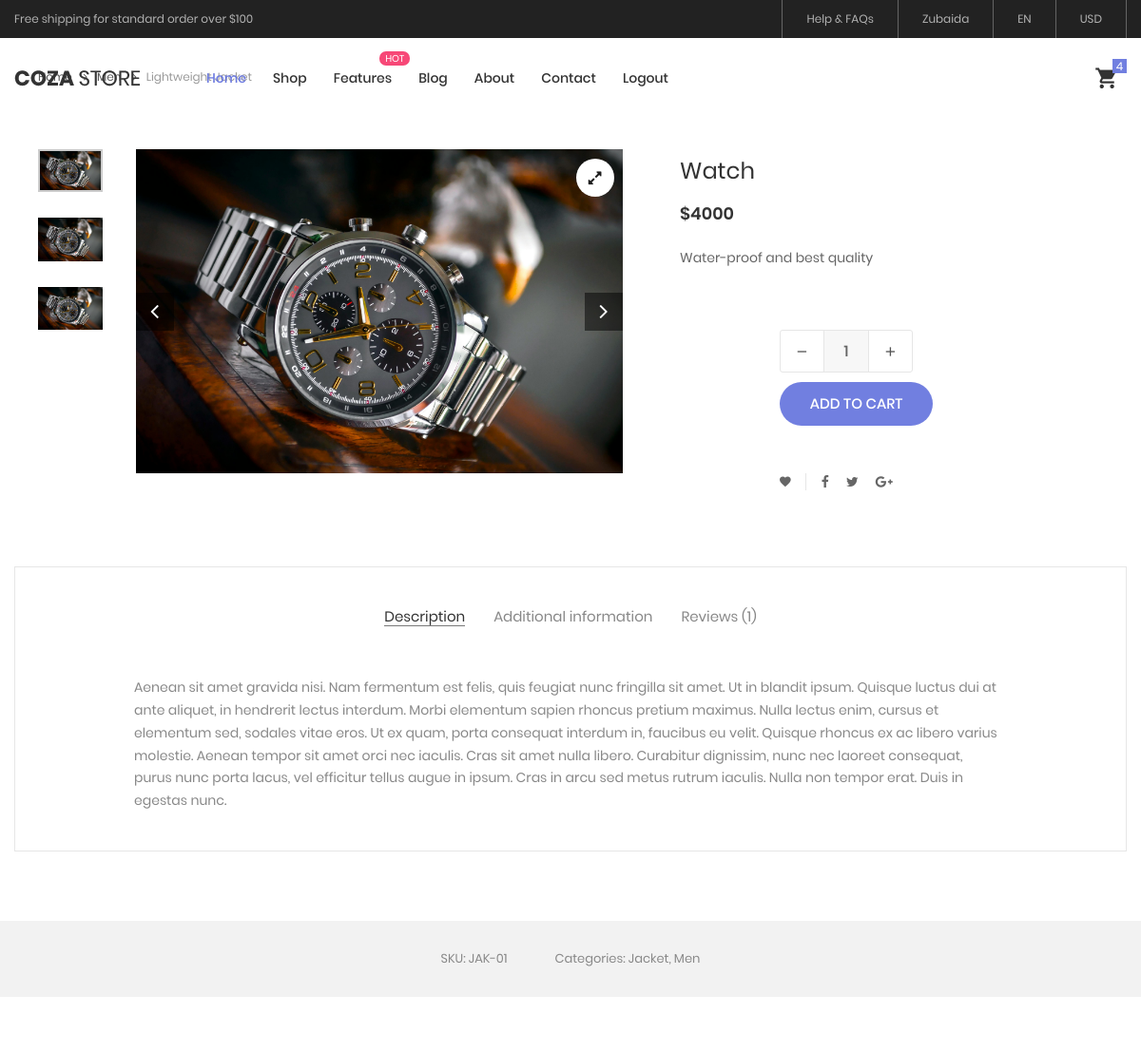
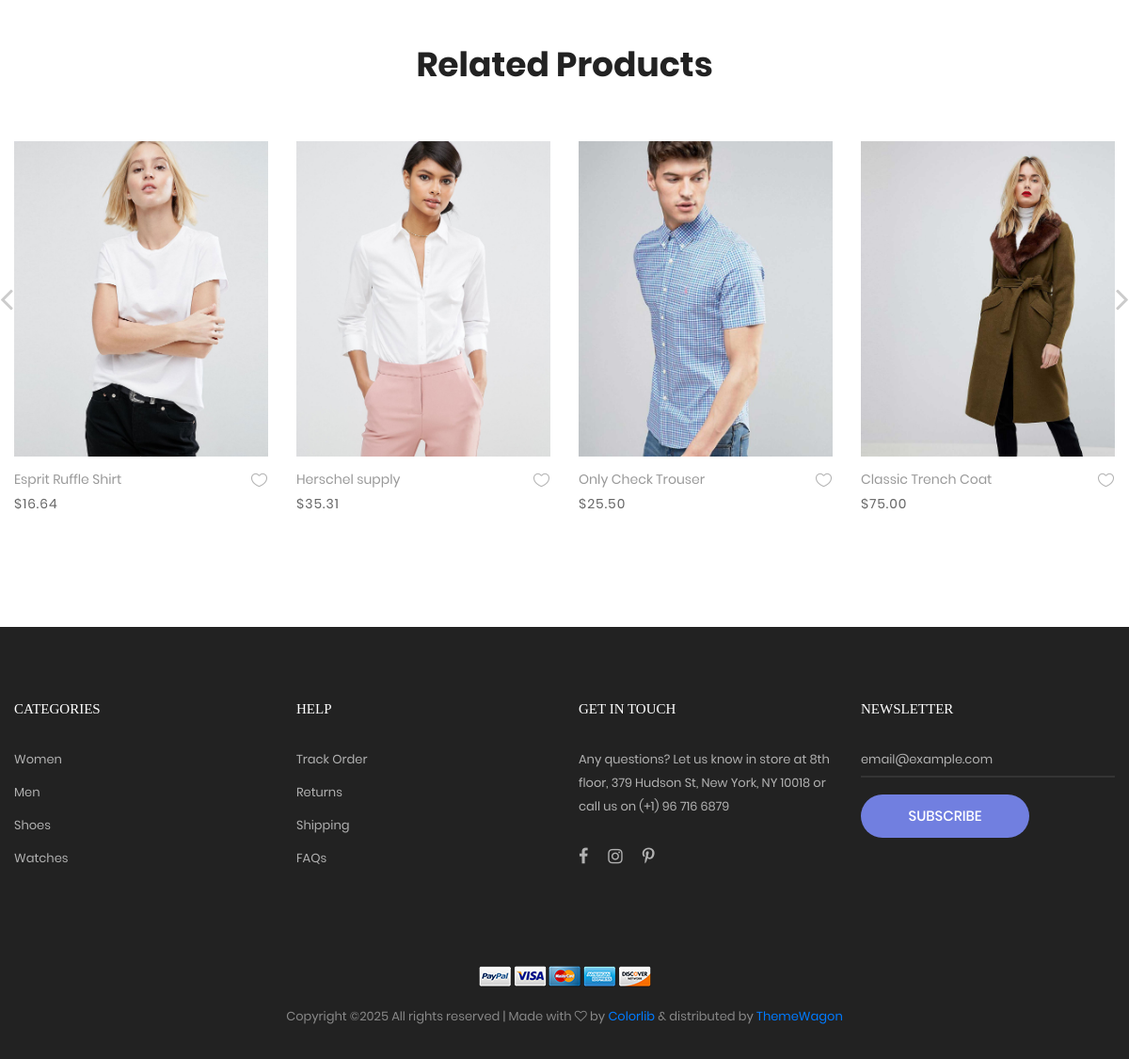
Screenshot of /product-detail.php?id=1 (signed in) with the database file from the repository (2 pictures, top to bottom).
### tables this page shows
CREATE TABLE `add_product` (
  `p_id` int(11) NOT NULL,
  `p_name` varchar(20) DEFAULT NULL,
  `p_description` varchar(50) DEFAULT NULL,
  `p_qty` int(11) DEFAULT NULL,
  `p_price` int(11) DEFAULT NULL,
  `cat_id` int(11) DEFAULT NULL,
  `p_image` text DEFAULT NULL
);

### product-detail.php (the view, shortened to what this page needs)
<?php
include "header.php";
?>
	<div class="container">
		<div class="bread-crumb flex-w p-l-25 p-r-15 p-t-30 p-lr-0-lg">
			<a href="index.html" class="stext-109 cl8 hov-cl1 trans-04">
			</a>
			<a href="product.html" class="stext-109 cl8 hov-cl1 trans-04">
			</a>
			<span class="stext-109 cl4">
				Lightweight Jacket
			</span>
		</div>
	</div>
	<?php
	if(isset($_GET['id'])){
		$fetctproduct = mysqli_query($con, "SELECT * FROM add_product WHERE p_id = '".$_GET['id']."'");
		$data = mysqli_fetch_assoc($fetctproduct);
		?>
		<form action="code.php" method="POST">
	<section class="sec-product-detail bg0 p-t-65 p-b-60">
		<div class="container">
			<div class="row">
				<div class="col-md-6 col-lg-7 p-b-30">
					<div class="p-l-25 p-r-30 p-lr-0-lg">
						<div class="wrap-slick3 flex-sb flex-w">
							<div class="wrap-slick3-dots"></div>
							<div class="slick3 gallery-lb">
								<div class="item-slick3" data-thumb="image/<?php echo $data['p_image'];?>">
									<div class="wrap-pic-w pos-relative">
										<img src="image/<?php echo $data['p_image'];?>" alt="IMG-PRODUCT">
										<a class="flex-c-m size-108 how-pos1 bor0 fs-16 cl10 bg0 hov-btn3 trans-04" href="images/product-detail-01.jpg">
											<i class="fa fa-expand"></i>
										</a>
									</div>
								</div>
							</div>
						</div>
					</div>
				</div>
				<div class="col-md-6 col-lg-5 p-b-30">
					<div class="p-r-50 p-t-5 p-lr-0-lg">
						<h4 class="mtext-105 cl2 js-name-detail p-b-14">
							<?php
							echo $data ['p_name'];
							?>
						</h4>
						<span class="mtext-106 cl2">
							<?php
							echo "$" .$data ['p_price'];
							?>
						</span>
						<p class="stext-102 cl3 p-t-23">
							<?php
							echo $data ['p_description'];
							?>
						</p>
						<div class="p-t-33">
							<div class="flex-w flex-r-m p-b-10">
							</div>
							<div class="flex-w flex-r-m p-b-10">
							</div>
							<div class="flex-w flex-r-m p-b-10">
								<div class="size-204 flex-w flex-m respon6-next">
									<div class="wrap-num-product flex-w m-r-20 m-tb-10">
										<div class="btn-num-product-down cl8 hov-btn3 trans-04 flex-c-m">
											<i class="fs-16 zmdi zmdi-minus"></i>
										</div>
										<input class="mtext-104 cl3 txt-center num-product" type="number" name="p_qty" value="1">
										<div class="btn-num-product-up cl8 hov-btn3 trans-04 flex-c-m">
											<i class="fs-16 zmdi zmdi-plus"></i>
										</div>
									</div>
									<?php
									if(isset($_SESSION['user_id'])){
									?>
									<button class="flex-c-m stext-101 cl0 size-101 bg1 bor1 hov-btn1 p-lr-15 trans-04 js-addcart-detail" name="add_to_cart">
										Add to cart
									</button>
									<?php
									}
									else{
										?>
										<a href="login.php" class="flex-c-m stext-101 cl0 size-101 bg1 bor1 hov-btn1 p-lr-15 trans-04 js-addcart-detail">
										Add to cart
									</a>
									<?php
									}
									?>
								</div>
							</div>
						</div>
						<div class="flex-w flex-m p-l-100 p-t-40 respon7">
							<div class="flex-m bor9 p-r-10 m-r-11">
								<a href="#" class="fs-14 cl3 hov-cl1 trans-04 lh-10 p-lr-5 p-tb-2 js-addwish-detail tooltip100" data-tooltip="Add to Wishlist">
									<i class="zmdi zmdi-favorite"></i>
								</a>
							</div>
							<a href="#" class="fs-14 cl3 hov-cl1 trans-04 lh-10 p-lr-5 p-tb-2 m-r-8 tooltip100" data-tooltip="Facebook">
								<i class="fa fa-facebook"></i>
							</a>
							<a href="#" class="fs-14 cl3 hov-cl1 trans-04 lh-10 p-lr-5 p-tb-2 m-r-8 tooltip100" data-tooltip="Twitter">
								<i class="fa fa-twitter"></i>
							</a>
							<a href="#" class="fs-14 cl3 hov-cl1 trans-04 lh-10 p-lr-5 p-tb-2 m-r-8 tooltip100" data-tooltip="Google Plus">
								<i class="fa fa-google-plus"></i>
							</a>
						</div>
					</div>
				</div>
			</div>
			<div class="bor10 m-t-50 p-t-43 p-b-40">
				<div class="tab01">
					<ul class="nav nav-tabs" role="tablist">
						<li class="nav-item p-b-10">
							<a class="nav-link active" data-toggle="tab" href="#description" role="tab">Description</a>
						</li>
						<li class="nav-item p-b-10">
							<a class="nav-link" data-toggle="tab" href="#information" role="tab">Additional information</a>
						</li>
						<li class="nav-item p-b-10">
							<a class="nav-link" data-toggle="tab" href="#reviews" role="tab">Reviews (1)</a>
						</li>
					</ul>
					<div class="tab-content p-t-43">
						<div class="tab-pane fade show active" id="description" role="tabpanel">
							<div class="how-pos2 p-lr-15-md">
								<p class="stext-102 cl6">
									Aenean sit amet gravida nisi. Nam fermentum est felis, quis feugiat nunc fringilla sit amet. Ut in blandit ipsum. Quisque luctus dui at ante aliquet, in hendrerit lectus interdum. Morbi elementum sapien rhoncus pretium maximus. Nulla lectus enim, cursus et elementum sed, sodales vitae eros. Ut ex quam, porta consequat interdum in, faucibus eu velit. Quisque rhoncus ex ac libero varius molestie. Aenean tempor sit amet orci nec iaculis. Cras sit amet nulla libero. Curabitur dignissim, nunc nec laoreet consequat, purus nunc porta lacus, vel efficitur tellus augue in ipsum. Cras in arcu sed metus rutrum iaculis. Nulla non tempor erat. Duis in egestas nunc.
								</p>
							</div>
						</div>
					</div>
				</div>
			</div>
		</div>
		<div class="bg6 flex-c-m flex-w size-302 m-t-73 p-tb-15">
			<span class="stext-107 cl6 p-lr-25">
				SKU: JAK-01
			</span>
			<span class="stext-107 cl6 p-lr-25">
				Categories: Jacket, Men
			</span>
		</div>
	</section>
	</form>
	<?php
	}
	?>
	<section class="sec-relate-product bg0 p-t-45 p-b-105">
		<div class="container">
			<div class="p-b-45">
				<h3 class="ltext-106 cl5 txt-center">
					Related Products
				</h3>
			</div>
			<div class="wrap-slick2">
				<div class="slick2">
					<div class="item-slick2 p-l-15 p-r-15 p-t-15 p-b-15">
						<div class="block2">
							<div class="block2-pic hov-img0">
								<img src="images/product-01.jpg" alt="IMG-PRODUCT">
							</div>
							<div class="block2-txt flex-w flex-t p-t-14">
								<div class="block2-txt-child1 flex-col-l ">
									<a href="product-detail.html" class="stext-104 cl4 hov-cl1 trans-04 js-name-b2 p-b-6">
										Esprit Ruffle Shirt
									</a>
									<span class="stext-105 cl3">
										$16.64
									</span>
								</div>
								<div class="block2-txt-child2 flex-r p-t-3">
									<a href="#" class="btn-addwish-b2 dis-block pos-relative js-addwish-b2">
										<img class="icon-heart1 dis-block trans-04" src="images/icons/icon-heart-01.png" alt="ICON">
									</a>
								</div>
							</div>
						</div>
					</div>
					<div class="item-slick2 p-l-15 p-r-15 p-t-15 p-b-15">
						<div class="block2">
							<div class="block2-pic hov-img0">
								<img src="images/product-02.jpg" alt="IMG-PRODUCT">
							</div>
							<div class="block2-txt flex-w flex-t p-t-14">
								<div class="block2-txt-child1 flex-col-l ">
									<a href="product-detail.html" class="stext-104 cl4 hov-cl1 trans-04 js-name-b2 p-b-6">
										Herschel supply
									</a>
									<span class="stext-105 cl3">
										$35.31
									</span>
								</div>
								<div class="block2-txt-child2 flex-r p-t-3">
									<a href="#" class="btn-addwish-b2 dis-block pos-relative js-addwish-b2">
										<img class="icon-heart1 dis-block trans-04" src="images/icons/icon-heart-01.png" alt="ICON">
									</a>
								</div>
							</div>
						</div>
					</div>
					<div class="item-slick2 p-l-15 p-r-15 p-t-15 p-b-15">
						<div class="block2">
							<div class="block2-pic hov-img0">
								<img src="images/product-03.jpg" alt="IMG-PRODUCT">
							</div>
							<div class="block2-txt flex-w flex-t p-t-14">
								<div class="block2-txt-child1 flex-col-l ">
									<a href="product-detail.html" class="stext-104 cl4 hov-cl1 trans-04 js-name-b2 p-b-6">
										Only Check Trouser
									</a>
									<span class="stext-105 cl3">
										$25.50
									</span>
								</div>
								<div class="block2-txt-child2 flex-r p-t-3">
									<a href="#" class="btn-addwish-b2 dis-block pos-relative js-addwish-b2">
										<img class="icon-heart1 dis-block trans-04" src="images/icons/icon-heart-01.png" alt="ICON">
									</a>
								</div>
							</div>
						</div>
					</div>
					<div class="item-slick2 p-l-15 p-r-15 p-t-15 p-b-15">
						<div class="block2">
							<div class="block2-pic hov-img0">
								<img src="images/product-04.jpg" alt="IMG-PRODUCT">
							</div>
							<div class="block2-txt flex-w flex-t p-t-14">
								<div class="block2-txt-child1 flex-col-l ">
									<a href="product-detail.html" class="stext-104 cl4 hov-cl1 trans-04 js-name-b2 p-b-6">
										Classic Trench Coat
									</a>
									<span class="stext-105 cl3">
										$75.00
									</span>
								</div>
								<div class="block2-txt-child2 flex-r p-t-3">
									<a href="#" class="btn-addwish-b2 dis-block pos-relative js-addwish-b2">
										<img class="icon-heart1 dis-block trans-04" src="images/icons/icon-heart-01.png" alt="ICON">
									</a>
								</div>
							</div>
						</div>
					</div>
				</div>
			</div>
		</div>
	</section>
<?php
include "footer.php";
?>

### header.php (shortened to what this page needs)
<?php
include "code.php";
?>
<!DOCTYPE html>
<html lang="en">
<head>
	<link rel="stylesheet" type="text/css" href="vendor/bootstrap/css/bootstrap.min.css">
	<link rel="stylesheet" type="text/css" href="fonts/font-awesome-4.7.0/css/font-awesome.min.css">
	<link rel="stylesheet" type="text/css" href="fonts/iconic/css/material-design-iconic-font.min.css">
	<link rel="stylesheet" type="text/css" href="fonts/linearicons-v1.0.0/icon-font.min.css">
	<link rel="stylesheet" type="text/css" href="vendor/animate/animate.css">
	<link rel="stylesheet" type="text/css" href="vendor/css-hamburgers/hamburgers.min.css">
	<link rel="stylesheet" type="text/css" href="vendor/animsition/css/animsition.min.css">
	<link rel="stylesheet" type="text/css" href="vendor/select2/select2.min.css">
	<link rel="stylesheet" type="text/css" href="vendor/daterangepicker/daterangepicker.css">
	<link rel="stylesheet" type="text/css" href="vendor/slick/slick.css">
	<link rel="stylesheet" type="text/css" href="vendor/MagnificPopup/magnific-popup.css">
	<link rel="stylesheet" type="text/css" href="vendor/perfect-scrollbar/perfect-scrollbar.css">
	<link rel="stylesheet" type="text/css" href="css/util.css">
	<link rel="stylesheet" type="text/css" href="css/main.css">
</head>
<body class="animsition">
	<header>
		<div class="container-menu-desktop">
			<div class="top-bar">
				<div class="content-topbar flex-sb-m h-full container">
					<div class="left-top-bar">
						Free shipping for standard order over $100
					</div>
					<div class="right-top-bar flex-w h-full">
						<a href="#" class="flex-c-m trans-04 p-lr-25">
							Help & FAQs
						</a>
						<a href="#" class="flex-c-m trans-04 p-lr-25">
						<?php
						if(isset($_SESSION['user_name'])){
							echo $_SESSION['user_name'];
						}
						else{
							echo "My Account";
							?>
						</a>
						<?php
						}
						?>
						<a href="#" class="flex-c-m trans-04 p-lr-25">
							EN
						</a>
						<a href="#" class="flex-c-m trans-04 p-lr-25">
							USD
						</a>
					</div>
				</div>
			</div>
			<div class="wrap-menu-desktop">
				<nav class="limiter-menu-desktop container">
					<a href="#" class="logo">
						<img src="images/icons/logo-01.png" alt="IMG-LOGO">
					</a>
					<div class="menu-desktop">
						<ul class="main-menu">
							<li class="active-menu">
								<a href="index.html">Home</a>
							</li>
							<li>
								<a href="product.html">Shop</a>
							</li>
							<li class="label1" data-label1="hot">
								<a href="shoping-cart.html">Features</a>
							</li>
							<li>
								<a href="blog.html">Blog</a>
							</li>
							<li>
								<a href="about.html">About</a>
							</li>
							<li>
								<a href="contact.html">Contact</a>
							</li>
							<?php
							if(isset($_SESSION['user_id'])){
							?>
							<li>
								<a href="logout.php">Logout</a>
							</li>
							<?php
							}else{
							?>
							<li>
								<a href="login.php">Login</a>
							</li>
							<?php
							}
							?>
						</ul>
					</div>
					<div class="wrap-icon-header flex-w flex-r-m">
						<div class="icon-header-item cl2 hov-cl1 trans-04 p-l-22 p-r-11 icon-header-noti js-show-cart" data-notify="
						<?php
						$count = 0;
						if(isset($_SESSION['user_id'])){
							$query = mysqli_query($con, "SELECT * FROM add_to_cart WHERE user_id = '".$_SESSION['user_id']."'");
							foreach($query as $data){
								$count ++;
							}
						}
						echo $count;
						?>
						">
							<i class="zmdi zmdi-shopping-cart"></i>
						</div>
					</div>
				</nav>
			</div>
		</div>
	</header>

### footer.php (shortened to what this page needs)
	<footer class="bg3 p-t-75 p-b-32">
		<div class="container">
			<div class="row">
				<div class="col-sm-6 col-lg-3 p-b-50">
					<h4 class="stext-301 cl0 p-b-30">
						Categories
					</h4>
					<ul>
						<li class="p-b-10">
							<a href="#" class="stext-107 cl7 hov-cl1 trans-04">
								Women
							</a>
						</li>
						<li class="p-b-10">
							<a href="#" class="stext-107 cl7 hov-cl1 trans-04">
								Men
							</a>
						</li>
						<li class="p-b-10">
							<a href="#" class="stext-107 cl7 hov-cl1 trans-04">
								Shoes
							</a>
						</li>
						<li class="p-b-10">
							<a href="#" class="stext-107 cl7 hov-cl1 trans-04">
								Watches
							</a>
						</li>
					</ul>
				</div>
				<div class="col-sm-6 col-lg-3 p-b-50">
					<h4 class="stext-301 cl0 p-b-30">
						Help
					</h4>
					<ul>
						<li class="p-b-10">
							<a href="#" class="stext-107 cl7 hov-cl1 trans-04">
								Track Order
							</a>
						</li>
						<li class="p-b-10">
							<a href="#" class="stext-107 cl7 hov-cl1 trans-04">
								Returns
							</a>
						</li>
						<li class="p-b-10">
							<a href="#" class="stext-107 cl7 hov-cl1 trans-04">
								Shipping
							</a>
						</li>
						<li class="p-b-10">
							<a href="#" class="stext-107 cl7 hov-cl1 trans-04">
								FAQs
							</a>
						</li>
					</ul>
				</div>
				<div class="col-sm-6 col-lg-3 p-b-50">
					<h4 class="stext-301 cl0 p-b-30">
						GET IN TOUCH
					</h4>
					<p class="stext-107 cl7 size-201">
						Any questions? Let us know in store at 8th floor, 379 Hudson St, New York, NY 10018 or call us on (+1) 96 716 6879
					</p>
					<div class="p-t-27">
						<a href="#" class="fs-18 cl7 hov-cl1 trans-04 m-r-16">
							<i class="fa fa-facebook"></i>
						</a>
						<a href="#" class="fs-18 cl7 hov-cl1 trans-04 m-r-16">
							<i class="fa fa-instagram"></i>
						</a>
						<a href="#" class="fs-18 cl7 hov-cl1 trans-04 m-r-16">
							<i class="fa fa-pinterest-p"></i>
						</a>
					</div>
				</div>
				<div class="col-sm-6 col-lg-3 p-b-50">
					<h4 class="stext-301 cl0 p-b-30">
						Newsletter
					</h4>
					<form>
						<div class="wrap-input1 w-full p-b-4">
							<input class="input1 bg-none plh1 stext-107 cl7" type="text" name="email" placeholder="email@example.com">
						</div>
						<div class="p-t-18">
							<button class="flex-c-m stext-101 cl0 size-103 bg1 bor1 hov-btn2 p-lr-15 trans-04">
								Subscribe
							</button>
						</div>
					</form>
				</div>
			</div>
			<div class="p-t-40">
				<div class="flex-c-m flex-w p-b-18">
					<a href="#" class="m-all-1">
						<img src="images/icons/icon-pay-01.png" alt="ICON-PAY">
					</a>
					<a href="#" class="m-all-1">
						<img src="images/icons/icon-pay-02.png" alt="ICON-PAY">
					</a>
					<a href="#" class="m-all-1">
						<img src="images/icons/icon-pay-03.png" alt="ICON-PAY">
					</a>
					<a href="#" class="m-all-1">
						<img src="images/icons/icon-pay-04.png" alt="ICON-PAY">
					</a>
					<a href="#" class="m-all-1">
						<img src="images/icons/icon-pay-05.png" alt="ICON-PAY">
					</a>
				</div>
				<p class="stext-107 cl6 txt-center">
Copyright &copy;<script>document.write(new Date().getFullYear());</script> All rights reserved | Made with <i class="fa fa-heart-o" aria-hidden="true"></i> by <a href="https://colorlib.com" target="_blank">Colorlib</a> &amp; distributed by <a href="https://themewagon.com" target="_blank">ThemeWagon</a>
				</p>
			</div>
		</div>
	</footer>
</body>
</html>

### rows the page displays
add_product: p_image (picture), p_name "Watch", p_price "4000", p_description "Water-proof and best quality"

### other values shown
$_SESSION['user_name'] "Zubaida"
